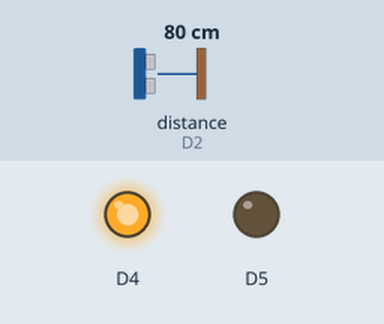
Recording of a sketch running on a simulated ESP8266 (NodeMCU). On the bench: output pins drawn as LEDs (lit = HIGH, except the on-board LED, lit = LOW). Wiring (inferred from the names in the program): ultrasonic range finder: trigger D1; echo D2. The test bench sets the inputs (shaded band); at power-on: distance to the obstacle (sensor on D2) 80 cm. The echo pulse lasts 58.3 µs per cm; WiFi joins after 1.5 s; servers stay silent unless stated; no MQTT or app messages arrive unless stated; pins used as bus, display or sensor lines are not drawn; what the sketch prints to the serial monitor is not drawn.

Above: at 0.0 s.
At 1.6 s:
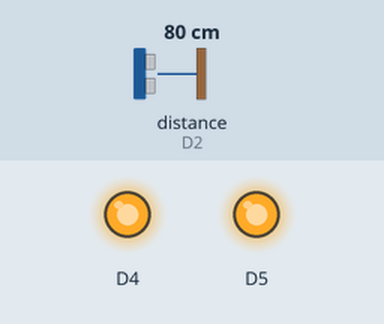
Timing chart, 0 to 3.1 s (numbered marks = the images above):
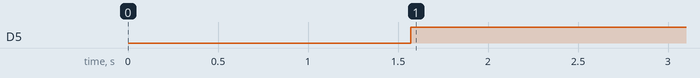

The sketch:

Ultra.ino
```cpp
// (licence header left out)
//WEB
#include <ESP8266WiFi.h>
#include <WiFiClient.h>
#include <ESP8266WebServer.h>
const char* ssid = "********";
const char* password = "********";
ESP8266WebServer server(80);
WiFiServer servidor(80);
WiFiClient nodemcuClient;

//--- MQTT ---
#include <PubSubClient.h>
const char* mqtt_Broker = "broker.hivemq.com";
const char* mqtt_ClientID = "WL_Dacinho";
PubSubClient client(nodemcuClient);
const char* topicoLevel = "projUltra/waterLvl";

#define TRIGGER_PIN  5
#define ECHO_PIN     4
int porcentagem;


void setup() {
  Serial.begin(115200);
  pinMode(TRIGGER_PIN, OUTPUT);
  pinMode(ECHO_PIN, INPUT);
  pinMode(BUILTIN_LED, OUTPUT);
  pinMode(D5, OUTPUT);

  conectarWifi();
  WiFi.mode(WIFI_STA);
  client.setServer(mqtt_Broker, 1883);

  server.on("/", waterLevel);
  server.onNotFound(handle_NotFound);
  server.begin();
  Serial.println("HTTP server started");
}

void loop() {
  if (!client.connected()) {
    reconectMQTT();
  }
  server.handleClient();
  waterLevel();
  publicarNoTopico();

}
void reconectMQTT(){
  while(!client.connected()){
    client.connect(mqtt_ClientID);
  }

}

//--PUBLICA (MQTT) Nivel da Agua
void publicarNoTopico() {
  client.publish(topicoLevel, String(porcentagem).c_str(), true);
}

void conectarWifi(){
  delay(10);
  Serial.println(""); //PULA UMA LINHA NA JANELA SERIAL
  Serial.println(""); //PULA UMA LINHA NA JANELA SERIAL
  Serial.print("Conectando a "); //ESCREVE O TEXTO NA SERIAL
  Serial.print(ssid); //ESCREVE O NOME DA REDE NA SERIAL

  WiFi.begin(ssid, password);

  while (WiFi.status() != WL_CONNECTED) {
    delay(500);
    Serial.print(".");
  }
  Serial.println(""); //PULA UMA LINHA NA JANELA SERIAL
  Serial.print("Conectado a rede sem fio "); //ESCREVE O TEXTO NA SERIAL
  Serial.println(ssid); //ESCREVE O NOME DA REDE NA SERIAL
  Serial.println(""); //PULA UMA LINHA NA JANELA SERIAL
  Serial.print("Got IP: ");
  Serial.println(WiFi.localIP());

}
void waterLevel(){
  long duration, distance;
  digitalWrite(TRIGGER_PIN, LOW);  // Added this line
  delayMicroseconds(2); // Added this line
  digitalWrite(TRIGGER_PIN, HIGH);
  delayMicroseconds(10); // Added this line
  digitalWrite(TRIGGER_PIN, LOW);
  duration = pulseIn(ECHO_PIN, HIGH);
  distance = (duration/2) / 29.1;
  if (isnan(distance)) {
    Serial.println("Failed to read from Ultrassonic sensor!");
  }
  else {
    porcentagem = 100 - ((distance * 100)/80); // 80 = Altura do tanque
    server.send(200, "text/html", SendHTML(porcentagem));
    Serial.print(porcentagem);
    Serial.println(" %");
    if(porcentagem >= 80){
      digitalWrite(D5, LOW);
    }else{
      digitalWrite(D5, HIGH);
    }

  delay(1000);

  }
}
void handle_NotFound(){
    server.send(404, "text/plain", "Not found");
}

String SendHTML(int pct){
  String ptr = "<!DOCTYPE html> <html>\n";
  ptr +="<head><meta name=\"viewport\" content=\"width=device-width, initial-scale=1.0, user-scalable=no\">\n";
  ptr +="<link href=\"https://fonts.googleapis.com/css?family=Open+Sans:300,400,600\" rel=\"stylesheet\">\n";
  ptr +="<title>ESP8266 Water Level Report</title>\n";
  ptr +="<style>html { font-family: 'Open Sans', sans-serif; display: block; margin: 0px auto; text-align: center;color: #333333;}\n";
  ptr +="body{margin-top: 50px;}\n";
  ptr +="h1 {margin: 50px auto 30px;}\n";
  ptr +=".side-by-side{display: inline-block;vertical-align: middle;position: relative;}\n";
  ptr +=".water-icon{background-color: #3498db;width: 30px;height: 30px;border-radius: 50%;line-height: 36px;}\n";
  ptr +=".water-text{font-weight: 600;padding-left: 15px;font-size: 19px;width: 160px;text-align: left;}\n";
  ptr +=".water{font-weight: 300;font-size: 60px;color: #3498db;}\n";
  ptr +=".superscript{font-size: 17px;font-weight: 600;position: absolute;right: -20px;top: 15px;}\n";
  ptr +=".data{padding: 10px;}\n";
  ptr +="</style>\n";
  ptr +="<script>\n";
  ptr +="setInterval(loadDoc,200);\n";
  ptr +="function loadDoc() {\n";
  ptr +="var xhttp = new XMLHttpRequest();\n";
  ptr +="xhttp.onreadystatechange = function() {\n";
  ptr +="if (this.readyState == 4 && this.status == 200) {\n";
  ptr +="document.getElementById(\"webpage\").innerHTML =this.responseText}\n";
  ptr +="};\n";
  ptr +="xhttp.open(\"GET\", \"/\", true);\n";
  ptr +="xhttp.send();\n";
  ptr +="}\n";
  ptr +="</script>\n";
  ptr +="</head>\n";
  ptr +="<body>\n";
  ptr +="<div id=\"webpage\">\n";
  ptr +="<h1>ESP8266 Water Level Report</h1>\n";
  ptr +="<div class=\"data\">\n";
  ptr +="<div class=\"side-by-side water-icon\">\n";
  ptr +="<svg version=\"1.1\" id=\"Layer_2\" xmlns=\"http://www.w3.org/2000/svg\" xmlns:xlink=\"http://www.w3.org/1999/xlink\" x=\"0px\" y=\"0px\"\n\"; width=\"12px\" height=\"17.955px\" viewBox=\"0 0 13 17.955\" enable-background=\"new 0 0 13 17.955\" xml:space=\"preserve\">\n";
  ptr +="<path fill=\"#FFFFFF\" d=\"M1.819,6.217C3.139,4.064,6.5,0,6.5,0s3.363,4.064,4.681,6.217c1.793,2.926,2.133,5.05,1.571,7.057\n";
  ptr +="c-0.438,1.574-2.264,4.681-6.252,4.681c-3.988,0-5.813-3.107-6.252-4.681C-0.313,11.267,0.026,9.143,1.819,6.217\"></path>\n";
  ptr +="</svg>\n";
  ptr +="</div>\n";
  ptr +="<div class=\"side-by-side water-text\">Water Level</div>\n";
  ptr +="<div class=\"side-by-side water\">";
  ptr += pct;
  ptr +="<span class=\"superscript\">%</span></div>\n";
  ptr +="</div>\n";

  ptr +="</div>\n";
  ptr +="</body>\n";
  ptr +="</html>\n";
  return ptr;
 /* String ptr = "<!DOCTYPE html> <html>\n";
  ptr += "<html>\n";
  ptr += "<head>\n";
  ptr += "<meta http-equiv=\"content-type\" content=\"text/html; charset=UTF-8\" />\n";
  ptr += "<script src='plotly.min.js'></script>\n";
  ptr += "<link rel=\"stylesheet\" type=\"text/css\" href=\"styles.css\">\n";
  ptr += "</head>\n";
  ptr += "<body>\n";
  ptr += "<div class='navbar'><span>Real-Time Chart with Plotly.js</span></div>\n";
  ptr += "<div class='wrapper'>\n";
  ptr += "<div id='chart'></div>\n";
  ptr += "<script>\n";
  ptr += "function getData() {\n";
  ptr += "return Math.random();\n";
  ptr += " }\n";
  ptr += "Plotly.plot('chart',[{\n";
  ptr += "y:[getData()],\n";
  ptr += "type:'line'\n";
  ptr += "}]);\n";
  ptr += "var cnt = 0;\n";
  ptr += "setInterval(function(){\n";
  ptr += "Plotly.extendTraces('chart',{ y:[[getData()]]}, [0]);\n";
  ptr += "cnt++;\n";
  ptr += "if(cnt > 500) {\n";
  ptr += "Plotly.relayout('chart',{\n";
  ptr += "xaxis: {\n";
  ptr += "range: [cnt-500,cnt]\n";
  ptr += "}\n";
  ptr += "});\n";
  ptr += "}\n";
  ptr += "},1000);\n";
  ptr += "</script>\n";
  ptr += "</div>\n";
  ptr += "</body>\n";
  ptr += "</html>\n";
  return ptr;*/
  /*
  ptr += "<head>\n";
  ptr += "<meta name=\"viewport\" content=\"width=device-width, initial-scale=1\">\n";
  ptr += "<script src= 'https://code.highcharts.com/highcharts.js'></script>\n";
  ptr += "<title>ESP8266 LEVEL WATER Report</title>\n";
  ptr += "<style>\n";
  ptr += "body {\n";
  ptr += "min-width: 310px;\n";
  ptr += "max-width: 800px;\n";
  ptr += "height: 400px;\n";
  ptr += "margin: 0 auto;\n";
  ptr += "}\n";
  ptr += "h2 {\n";
  ptr += "font-family: Arial;\n";
  ptr += "font-size: 2.5rem;\n";
  ptr += "text-align: center;\n";
  ptr += "}\n";
  ptr += "</style>\n";
  ptr += "</head>\n";
  ptr += "<body>\n";
  ptr += "<h2>ESP Water Height Station</h2>\n";
  ptr += "<div id=\"chart-water\" class=\"container\"></div>\n";
  ptr += "</body>\n";
  ptr += "<script>\n";
  ptr += "var chartT = new Highcharts.Chart({\n";
  ptr += "chart:{ renderTo : 'chart-water' },\n";
  ptr += "title: { text: 'Sensor Altura de Agua (Tanque)' },\n";
  ptr += "series: [{\n";
  ptr += "showInLegend: false,\n";
  ptr += "data: []\n";
  ptr += "}],\n";
  ptr += "plotOptions: {\n";
  ptr += "line: { animation: false,\n";
  ptr += "dataLabels: { enabled: true }\n";
  ptr += "},\n";
  ptr += "series: { color: '#059e8a' }\n";
  ptr += "},\n";
  ptr += "xAxis: { type: 'datetime',\n";
  ptr += "dateTimeLabelFormats: { second: '%H:%M:%S' }\n";
  ptr += "},\n";
  ptr += "yAxis: {\n";
  ptr += "title: { text: 'Porcentagem (%)' }\n";
    //title: { text: 'Temperature (Fahrenheit)' }
  ptr += "},\n";
  ptr += "credits: { enabled: false }\n";
  ptr += "});\n";
  ptr += "setInterval(function ( ) {\n";
  ptr += "var xhttp = new XMLHttpRequest();\n";
  ptr += "xhttp.onreadystatechange = function() {\n";
  ptr += "if (this.readyState == 4 && this.status == 200) {\n";
  ptr += "var x = (new Date()).getTime(),\n";
  ptr += "y = parseFloat(" + pct + ");\n";
      //console.log(this.responseText);
  ptr += "if(chartT.series[0].data.length > 40) {\n";
  ptr += "chartT.series[0].addPoint([x, y], true, true, true);\n";
  ptr += "} else {\n";
  ptr += "chartT.series[0].addPoint([x, y], true, false, true);\n";
  ptr += "}\n";
  ptr += "}\n";
  ptr += "};\n";
  ptr += "xhttp.open(\"GET\",\"/\", true);\n";
  ptr += "xhttp.send();\n";
  ptr += "}, 1000 ) ;\n";
  ptr += "</script>\n";
  ptr += "</html>\n";
  return ptr;*/
}
```

Measured:
- by itself, D5: LOW → HIGH at 1.6 s
